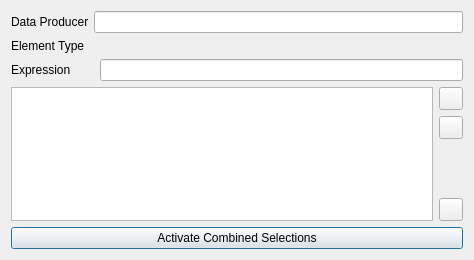
<?xml version="1.0" encoding="UTF-8"?>
<!-- SPDX-FileCopyrightText: Copyright (c) Kitware Inc. -->
<!-- SPDX-License-Identifier: BSD-3-Clause -->
<ui version="4.0">
 <class>SelectionEditor</class>
 <widget class="QWidget" name="SelectionEditor">
  <property name="geometry">
   <rect>
    <x>0</x>
    <y>0</y>
    <width>474</width>
    <height>260</height>
   </rect>
  </property>
  <property name="minimumSize">
   <size>
    <width>390</width>
    <height>0</height>
   </size>
  </property>
  <property name="windowTitle">
   <string>Form</string>
  </property>
  <layout class="QVBoxLayout" name="verticalLayout">
   <item>
    <layout class="QHBoxLayout" name="SourceLayout">
     <property name="spacing">
      <number>5</number>
     </property>
     <item>
      <widget class="QLabel" name="SourceLabel">
       <property name="sizePolicy">
        <sizepolicy hsizetype="Maximum" vsizetype="Preferred">
         <horstretch>0</horstretch>
         <verstretch>0</verstretch>
        </sizepolicy>
       </property>
       <property name="toolTip">
        <string>The dataset for which selections are saved</string>
       </property>
       <property name="text">
        <string>Data Producer</string>
       </property>
      </widget>
     </item>
     <item>
      <widget class="QLineEdit" name="SourceInfo">
       <property name="toolTip">
        <string>The dataset for which selections are saved</string>
       </property>
       <property name="text">
        <string/>
       </property>
       <property name="readOnly">
        <bool>true</bool>
       </property>
      </widget>
     </item>
    </layout>
   </item>
   <item>
    <layout class="QHBoxLayout" name="ElementTypeLayout">
     <property name="spacing">
      <number>9</number>
     </property>
     <item>
      <widget class="QLabel" name="ElementTypeLabel">
       <property name="sizePolicy">
        <sizepolicy hsizetype="Maximum" vsizetype="Preferred">
         <horstretch>0</horstretch>
         <verstretch>0</verstretch>
        </sizepolicy>
       </property>
       <property name="toolTip">
        <string>The element type of the saved selections</string>
       </property>
       <property name="text">
        <string>Element Type</string>
       </property>
      </widget>
     </item>
     <item>
      <widget class="QLabel" name="ElementTypeInfo">
       <property name="toolTip">
        <string>The element type of the saved selections</string>
       </property>
       <property name="text">
        <string/>
       </property>
      </widget>
     </item>
    </layout>
   </item>
   <item>
    <layout class="QHBoxLayout" name="ExpressionLayout">
     <property name="spacing">
      <number>29</number>
     </property>
     <item>
      <widget class="QLabel" name="ExpressionLabel">
       <property name="toolTip">
        <string>Specify the expression which defines the relation between the saved selections using boolean operators: !(NOT), &amp;(AND), |(OR), ^(XOR) and ().</string>
       </property>
       <property name="text">
        <string>Expression</string>
       </property>
      </widget>
     </item>
     <item>
      <widget class="QLineEdit" name="Expression">
       <property name="toolTip">
        <string>Specify the expression which defines the relation between the saved selections using boolean operators: !(NOT), &amp;(AND), |(OR), ^(XOR) and ().</string>
       </property>
      </widget>
     </item>
    </layout>
   </item>
   <item>
    <widget class="QScrollArea" name="scrollArea">
     <property name="frameShape">
      <enum>QFrame::NoFrame</enum>
     </property>
     <property name="frameShadow">
      <enum>QFrame::Plain</enum>
     </property>
     <property name="widgetResizable">
      <bool>true</bool>
     </property>
     <widget class="QWidget" name="scrollAreaWidgetContents">
      <property name="geometry">
       <rect>
        <x>0</x>
        <y>0</y>
        <width>456</width>
        <height>122</height>
       </rect>
      </property>
      <layout class="QHBoxLayout" name="horizontalLayout" stretch="0,0">
       <property name="leftMargin">
        <number>0</number>
       </property>
       <property name="topMargin">
        <number>0</number>
       </property>
       <property name="rightMargin">
        <number>0</number>
       </property>
       <property name="bottomMargin">
        <number>0</number>
       </property>
       <item>
        <widget class="pqExpandableTableView" name="PropertiesView"/>
       </item>
       <item>
        <layout class="QVBoxLayout" name="verticalLayoutToolbar">
         <item>
          <widget class="QToolButton" name="AddActiveSelection">
           <property name="enabled">
            <bool>true</bool>
           </property>
           <property name="toolTip">
            <string>Add active selection</string>
           </property>
           <property name="text">
            <string/>
           </property>
           <property name="icon">
            <iconset resource="../../../Widgets/Resources/QtWidgets.qrc">
             <normaloff>:/QtWidgets/Icons/pqPlus.svg</normaloff>:/QtWidgets/Icons/pqPlus.svg</iconset>
           </property>
          </widget>
         </item>
         <item>
          <widget class="QToolButton" name="RemoveSelectedSelection">
           <property name="enabled">
            <bool>true</bool>
           </property>
           <property name="toolTip">
            <string>Remove selected selection from the saved selections. Remember to edit the Expression.</string>
           </property>
           <property name="text">
            <string/>
           </property>
           <property name="icon">
            <iconset resource="../../../Widgets/Resources/QtWidgets.qrc">
             <normaloff>:/QtWidgets/Icons/pqMinus.svg</normaloff>:/QtWidgets/Icons/pqMinus.svg</iconset>
           </property>
          </widget>
         </item>
         <item>
          <spacer name="VerticalSpacerToolbar">
           <property name="orientation">
            <enum>Qt::Vertical</enum>
           </property>
           <property name="sizeHint" stdset="0">
            <size>
             <width>20</width>
             <height>40</height>
            </size>
           </property>
          </spacer>
         </item>
         <item>
          <widget class="QToolButton" name="RemoveAllSelections">
           <property name="enabled">
            <bool>true</bool>
           </property>
           <property name="toolTip">
            <string>Remove all saved selections</string>
           </property>
           <property name="text">
            <string/>
           </property>
           <property name="icon">
            <iconset resource="../../../Widgets/Resources/QtWidgets.qrc">
             <normaloff>:/QtWidgets/Icons/pqDelete.svg</normaloff>:/QtWidgets/Icons/pqDelete.svg</iconset>
           </property>
          </widget>
         </item>
        </layout>
       </item>
      </layout>
     </widget>
    </widget>
   </item>
   <item>
    <layout class="QHBoxLayout" name="FindResetCleanLayout">
     <property name="spacing">
      <number>2</number>
     </property>
     <item>
      <widget class="QPushButton" name="ActivateCombinedSelections">
       <property name="focusPolicy">
        <enum>Qt::TabFocus</enum>
       </property>
       <property name="toolTip">
        <string>Set the combined saved selections as the active selection</string>
       </property>
       <property name="text">
        <string>Activate Combined Selections</string>
       </property>
       <property name="icon">
        <iconset resource="../../../Components/Resources/pqComponents.qrc">
         <normaloff>:/pqWidgets/Icons/pqApply.svg</normaloff>:/pqWidgets/Icons/pqApply.svg</iconset>
       </property>
       <property name="default">
        <bool>true</bool>
       </property>
      </widget>
     </item>
    </layout>
   </item>
  </layout>
 </widget>
 <customwidgets>
  <customwidget>
   <class>pqExpandableTableView</class>
   <extends>QTableView</extends>
   <header>pqExpandableTableView.h</header>
  </customwidget>
 </customwidgets>
 <resources>
  <include location="../../../Widgets/Resources/QtWidgets.qrc"/>
  <include location="../../../Components/Resources/pqComponents.qrc"/>
 </resources>
 <connections/>
</ui>
